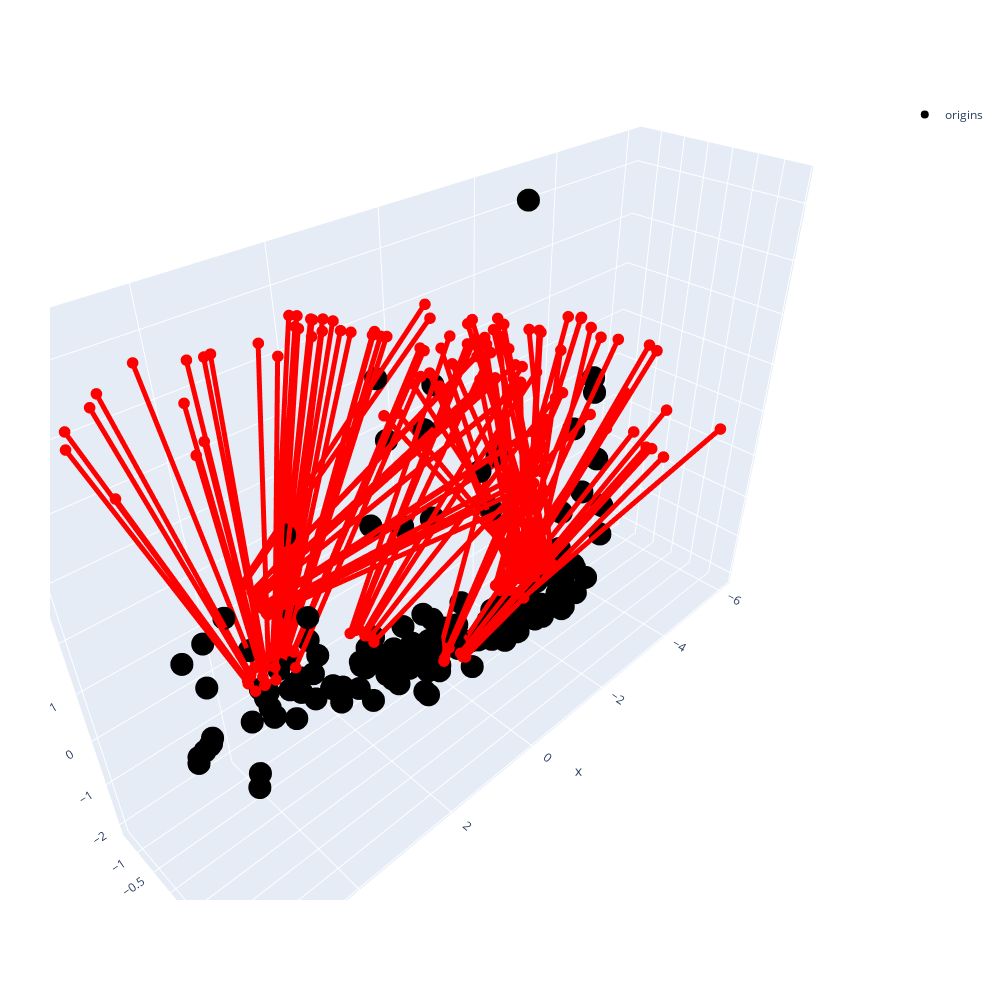

Write notebook code for a chart like this one.
### Code cell
layout = go.Layout(
    autosize=False,
    width=1000,
    height=1000,
    margin=go.layout.Margin(
        l=50,
        r=50,
        b=100,
        t=100,
        pad=4
    ),
    scene=go.layout.Scene(
        aspectmode="data",
        camera=dict(
            up=dict(x=0, y=0, z=1),
            center=dict(x=0, y=0, z=0),
            eye=dict(x=1.25, y=1.25, z=1.25)
        )
    )
)
fig = go.Figure(data=data, layout=layout)
fig.show()
